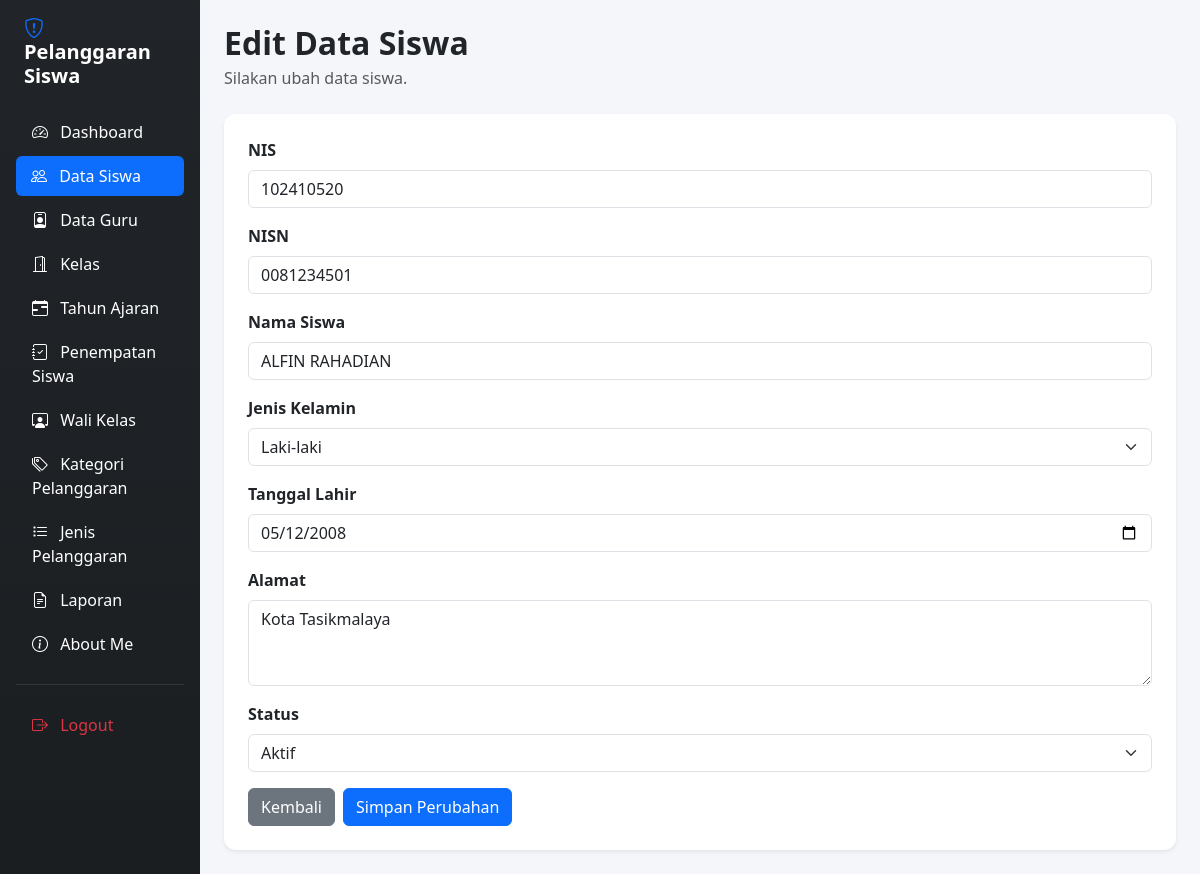
Screenshot of /edit_siswa.php?id=1 (signed in) with the database file from the repository.
### tables this page shows
CREATE TABLE `t_siswa` (
  `id` int(11) NOT NULL,
  `nis` varchar(30) DEFAULT NULL,
  `nisn` varchar(20) NOT NULL,
  `nama` varchar(150) DEFAULT NULL,
  `jenis_kelamin` char(1) NOT NULL,
  `tanggal_lahir` date NOT NULL,
  `alamat` text NOT NULL,
  `status_aktif` tinyint(1) NOT NULL,
  `created_at` timestamp NOT NULL DEFAULT current_timestamp(),
  `updated_at` timestamp NOT NULL DEFAULT current_timestamp()
);

### edit_siswa.php (the view, shortened to what this page needs)
<?php
include "config/koneksi.php";
$id = $_GET['id'] ?? '';
$stmt = mysqli_prepare($koneksi, "SELECT * FROM t_siswa WHERE id = ?");
mysqli_stmt_bind_param($stmt, "i", $id);
mysqli_stmt_execute($stmt);
$query = mysqli_stmt_get_result($stmt);
$siswa = mysqli_fetch_assoc($query);
?>
<!DOCTYPE html>
<html lang="id">
<head>
    <link href="https://cdn.jsdelivr.net/npm/bootstrap@5.3.8/dist/css/bootstrap.min.css" rel="stylesheet">
    <link href="https://cdn.jsdelivr.net/npm/bootstrap-icons@1.11.3/font/bootstrap-icons.min.css" rel="stylesheet">
</head>
<body>
<div class="container-fluid">
    <div class="row">
        <div class="col-md-3 col-lg-2 sidebar p-3 min-vh-100">
            <h4 class="text-white mb-4 fw-bold fs-5 px-2">
                <i class="bi bi-shield-exclamation text-primary me-2"></i>
                Pelanggaran Siswa
            </h4>
            <ul class="nav nav-pills flex-column gap-1">
                <li class="nav-item">
                    <a href="dashboard.php" class="nav-link text-white">
                        <i class="bi bi-speedometer2 me-2"></i>
                        Dashboard
                    </a>
                </li>
                <li class="nav-item">
                    <a href="data_siswa.php" class="nav-link active">
                        <i class="bi bi-people me-2"></i>
                        Data Siswa
                    </a>
                </li>
                <li class="nav-item">
                    <a href="data_guru.php" class="nav-link text-white">
                        <i class="bi bi-person-badge me-2"></i>
                        Data Guru
                    </a>
                </li>
                <li class="nav-item">
                    <a href="kelas.php" class="nav-link text-white">
                        <i class="bi bi-door-open me-2"></i>
                        Kelas
                    </a>
                </li>
                <li class="nav-item">
                    <a href="tahun_ajaran.php" class="nav-link text-white">
                        <i class="bi bi-calendar-range me-2"></i>
                        Tahun Ajaran
                    </a>
                </li>
                <li class="nav-item">
                    <a href="penepatan_siswa.php" class="nav-link text-white">
                        <i class="bi bi-journal-check me-2"></i>
                        Penempatan Siswa
                    </a>
                </li>
                <li class="nav-item">
                    <a href="wali_kelas.php" class="nav-link text-white">
                        <i class="bi bi-person-workspace me-2"></i>
                        Wali Kelas
                    </a>
                </li>
                <li class="nav-item">
                    <a href="kategori_pelanggaran.php" class="nav-link text-white">
                        <i class="bi bi-tags me-2"></i>
                        Kategori Pelanggaran
                    </a>
                </li>
                <li class="nav-item">
                    <a href="jenis_pelanggaran.php" class="nav-link text-white">
                        <i class="bi bi-list-task me-2"></i>
                        Jenis Pelanggaran
                    </a>
                </li>
                <li class="nav-item">
                    <a href="laporan.php" class="nav-link text-white">
                        <i class="bi bi-file-earmark-text me-2"></i>
                        Laporan
                    </a>
                </li>
                <li class="nav-item">
                    <a href="aboutme.php" class="nav-link text-white">
                        <i class="bi bi-info-circle me-2"></i>
                        About Me
                    </a>
                </li>
                <hr class="text-secondary my-3">
                <li class="nav-item">
                    <a href="logout.php" class="nav-link text-danger">
                        <i class="bi bi-box-arrow-right me-2"></i>
                        Logout
                    </a>
                </li>
            </ul>
        </div>
        <main class="col-md-9 col-lg-10 p-4">
            <h2 class="fw-bold mb-1">
                Edit Data Siswa
            </h2>
            <p class="text-muted mb-4">
                Silakan ubah data siswa.
            </p>
            <div class="card shadow-sm">
                <div class="card-body p-4">
                    <form action="proses_edit_siswa.php" method="POST">
                        <div class="mb-3">
                            <label class="form-label fw-semibold">
                                NIS
                            </label>
                            <input
                                type="text"
                                name="nis"
                                class="form-control"
                                placeholder="Masukkan NIS (15 digit)"
                                value="<?= htmlspecialchars($siswa['nis'] ?? ''); ?>"
                                maxlength="15"
                                minlength="15"
                                pattern="[0-9]{15}"
                                inputmode="numeric"
                                oninput="this.value = this.value.replace(/[^0-9]/g, '').slice(0, 15)"
                                title="NIS harus terdiri dari 15 digit angka"
                                required
                            >
                        </div>
                        <div class="mb-3">
                            <label class="form-label fw-semibold">
                                NISN
                            </label>
                            <input
                                type="text"
                                name="nisn"
                                class="form-control"
                                placeholder="Masukkan NISN (10 digit)"
                                value="<?= htmlspecialchars($siswa['nisn'] ?? ''); ?>"
                                maxlength="10"
                                minlength="10"
                                pattern="[0-9]{10}"
                                inputmode="numeric"
                                oninput="this.value = this.value.replace(/[^0-9]/g, '').slice(0, 10)"
                                title="NISN harus terdiri dari 10 digit angka"
                                required
                            >
                        </div>
                        <div class="mb-3">
                            <label class="form-label fw-semibold">
                                Nama Siswa
                            </label>
                            <input
                                type="text"
                                name="nama"
                                class="form-control"
                                placeholder="Masukkan nama siswa"
                                value="<?= htmlspecialchars($siswa['nama'] ?? ''); ?>"
                                required
                            >
                        </div>
                        <div class="mb-3">
                            <label class="form-label fw-semibold">
                                Jenis Kelamin
                            </label>
                            <select
                                name="jenis_kelamin"
                                class="form-select"
                                required
                            >
                                <option value="L"
                                    <?= ($siswa['jenis_kelamin'] ?? '') == 'L' ? 'selected' : ''; ?>>
                                    Laki-laki
                                </option>
                            </select>
                        </div>
                        <div class="mb-3">
                            <label class="form-label fw-semibold">
                                Tanggal Lahir
                            </label>
                            <input
                                type="date"
                                name="tanggal_lahir"
                                class="form-control"
                                value="<?= htmlspecialchars($siswa['tanggal_lahir'] ?? ''); ?>"
                                required
                            >
                        </div>
                        <div class="mb-3">
                            <label class="form-label fw-semibold">
                                Alamat
                            </label>
                            <textarea
                                name="alamat"
                                class="form-control"
                                rows="3"
                                placeholder="Masukkan alamat siswa"
                            ><?= htmlspecialchars($siswa['alamat'] ?? ''); ?></textarea>
                        </div>
                        <div class="mb-3">
                            <label class="form-label fw-semibold">
                                Status
                            </label>
                            <select
                                name="status_aktif"
                                class="form-select"
                                required
                            >
                                <option value="1"
                                    <?= ($siswa['status_aktif'] ?? '') == 1 ? 'selected' : ''; ?>>
                                    Aktif
                                </option>
                            </select>
                        </div>
                        <div class="d-flex gap-2">
                            <a
                                href="data_siswa.php"
                                class="btn btn-secondary"
                            >
                                Kembali
                            </a>
                            <button
                                type="submit"
                                class="btn btn-primary"
                            >
                                Simpan Perubahan
                            </button>
                        </div>
                    </form>
                </div>
            </div>
        </main>
    </div>
</div>
</body>
</html>

### edit_siswa.php (style rules this page uses)
body { background-color: #f4f6f9; }
.sidebar { background: linear-gradient(180deg, #212529 0%, #1a1e21 100%); }
.nav-link { transition: all 0.3s ease; border-radius: 6px; }
.nav-link:hover, .nav-link.active { background-color: #0d6efd !important; color: white !important; padding-left: 15px; }
.card { border: none; border-radius: 12px; }

### rows the page displays
t_siswa: nis "102410520", nisn "0081234501", nama "ALFIN RAHADIAN", jenis_kelamin "Laki-laki", tanggal_lahir "05/12/2008", alamat "Kota Tasikmalaya", status_aktif "Aktif"
